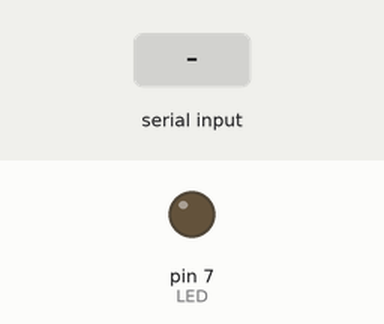
A sketch run on a simulated Arduino Uno, built with avr-gcc and run on an emulated ATmega328P. On the bench: output pins drawn as LEDs (lit = HIGH). The test bench sets the inputs (shaded band).

Above: at 1.2 s.
1.3 s: "h" received over Serial
At 2.2 s:
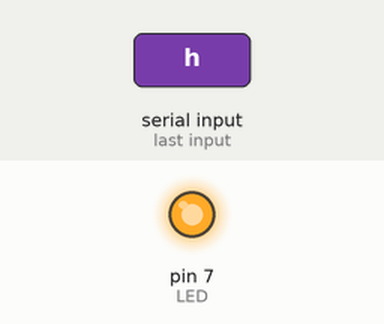
Timing chart, 0 to 4.8 s (numbered marks = the images above; inputs shaded):
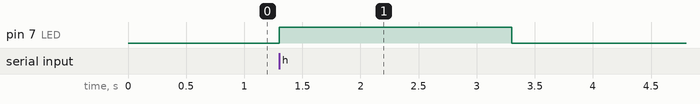

Measured:
- after the input at 1.3 s, pin 7 (LED): LOW → HIGH at once, → LOW 2.0 s later

The sketch:

E05_keyboard_LED.ino
```cpp
#define LED 7        //LED 라는 글자를 7으로 바꿔라.
void setup()
{
    pinMode(LED, OUTPUT);
    Serial.begin(9600);           //통신 속도 설정
}
void loop()
{
    char ch = Serial.read();
    if(ch=='h') {
        digitalWrite(LED, HIGH);
        delay(2000);
        digitalWrite(LED, LOW);
     }
}
```
